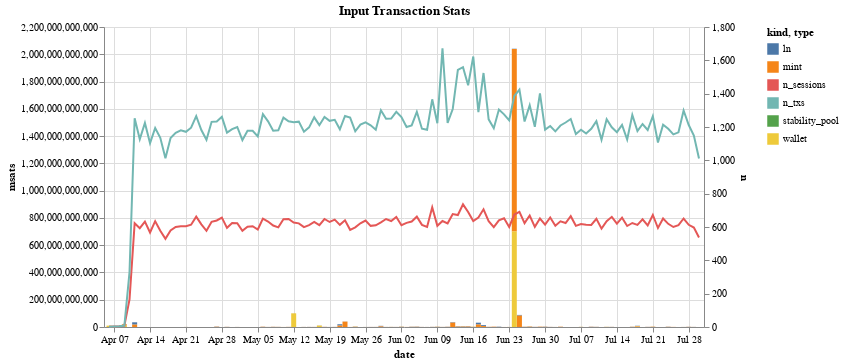

The code cell stored with this chart in its notebook:
### Markdown cell above
#### With June 24, 2024 outlier

### Code cell
make_tx_stats_chart('input', p_in, txs, session_times, False)

### Figure 1 — Vega-Lite specification as saved in the notebook (floating-point values rounded to 4 significant figures; data arrays with more than 128 entries replaced by an {"elided": "..."} marker saying what was removed)
{"config": {"view": {"continuousWidth": 300, "continuousHeight": 300}}, "layer": [{"data": {"name": "data-5b677a9444bfbbfbdcd0caabc052244d"}, "mark": {"type": "bar"}, "encoding": {"color": {"field": "kind", "type": "nominal"}, "tooltip": [{"field": "date", "type": "temporal"}, {"field": "kind", "type": "nominal"}, {"field": "msats", "type": "quantitative"}], "x": {"field": "date", "type": "temporal"}, "y": {"field": "msats", "type": "quantitative"}}}, {"data": {"name": "data-bee7126a2bfa924ce6571515f81e9307"}, "mark": {"type": "line"}, "encoding": {"color": {"field": "type", "type": "nominal"}, "x": {"field": "date", "type": "temporal"}, "y": {"field": "n", "type": "quantitative"}}}], "height": 300, "resolve": {"scale": {"y": "independent"}}, "title": "Input Transaction Stats", "width": 600, "$schema": "https://vega.github.io/schema/vega-lite/v5.17.0.json", "datasets": {"data-5b677a9444bfbbfbdcd0caabc052244d": {"elided": "266 records"}, "data-bee7126a2bfa924ce6571515f81e9307": {"elided": "230 records"}}}
